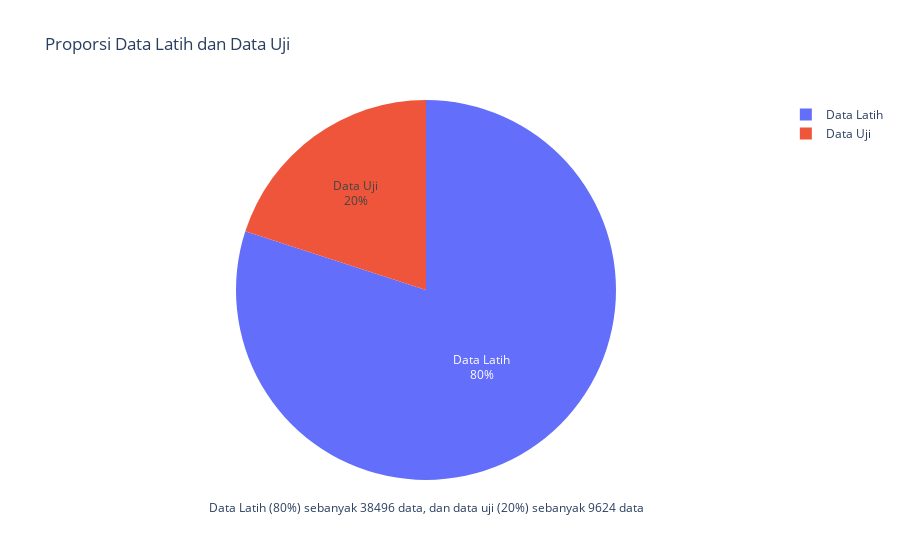

The notebook cell this image was saved under:
### Code cell
import numpy as np
import pandas as pd
import matplotlib.pyplot as plt
import seaborn as sns
from sklearn.model_selection import train_test_split
from sklearn.preprocessing import StandardScaler
from sklearn.metrics import mean_absolute_error, mean_squared_error, r2_score
from tensorflow.keras.models import Sequential
from tensorflow.keras.layers import Dense, Dropout
from tensorflow.keras.optimizers import Adam, SGD, RMSprop, Nadam, AdamW
import plotly.express as px

# Load the traffic data
df = pd.read_csv('traffic.csv')  # Adjust path if needed

# Feature engineering - extracting features from DateTime
df['DateTime'] = pd.to_datetime(df['DateTime'])
df['Hour'] = df['DateTime'].dt.hour
df['Day'] = df['DateTime'].dt.day
df['Month'] = df['DateTime'].dt.month
df['DayOfWeek'] = df['DateTime'].dt.dayofweek

# Preparing features and target variables
# Using Junction, Hour, Day, Month, DayOfWeek as features
# Using Vehicles as the target variable
X = df[['Junction', 'Hour', 'Day', 'Month', 'DayOfWeek']]
y = df['Vehicles']

# Fungsi untuk split dan normalisasi data
def split_data(x, y):
    # Using 80% training data, 20% test data
    X_train, X_test, Y_train, Y_test = train_test_split(x, y, test_size=0.2, random_state=42)
    scaler = StandardScaler()
    X_train = scaler.fit_transform(X_train)
    X_test = scaler.transform(X_test)
    return X_train, X_test, Y_train, Y_test

# Fungsi untuk membuat dan mengkompilasi model ANN
def init_ann(input_dim):
    model = Sequential()
    model.add(Dense(64, input_dim=input_dim, kernel_initializer='he_uniform', activation='relu'))
    model.add(Dropout(0.1))
    model.add(Dense(16, kernel_initializer='he_uniform', activation='relu'))
    model.add(Dense(1, activation='linear'))  # Output regresi
    model.compile(optimizer=Adam(), loss='mean_squared_error', metrics=['mae'])
    return model

# Fungsi untuk mengevaluasi model dan membuat plot
def evaluate_and_plot_regression(model, x_test, y_test, model_name, title, history, x_train, y_train):
    y_pred = model.predict(x_test).flatten()
    y_test = np.array(y_test).flatten()

    mae = mean_absolute_error(y_test, y_pred)
    mse = mean_squared_error(y_test, y_pred)
    rmse = np.sqrt(mse)
    r2 = r2_score(y_test, y_pred)

    print(f"\n{model_name} Evaluation on Test Data:")
    print(f"MAE:  {mae:.4f}")
    print(f"MSE:  {mse:.4f}")
    print(f"RMSE: {rmse:.4f}")
    print(f"R²:   {r2:.4f}")

    plt.figure(figsize=(7, 5))
    sns.scatterplot(x=y_test, y=y_pred, alpha=0.6)
    plt.plot([y_test.min(), y_test.max()], [y_test.min(), y_test.max()], '--', color='red')
    plt.xlabel("Actual Vehicles")
    plt.ylabel("Predicted Vehicles")
    plt.title(title)
    plt.grid(True)
    plt.tight_layout()
    plt.show()

    print(f"\n{model_name} Training Data Size: {len(x_train)}")
    print(f"{model_name} Final Training Loss (MSE): {history.history['loss'][-1]:.4f}")
    print(f"{model_name} Final Validation Loss (MSE): {history.history['val_loss'][-1]:.4f}")
    print(f"{model_name} Final Training MAE: {history.history['mae'][-1]:.4f}")
    print(f"{model_name} Final Validation MAE: {history.history['val_mae'][-1]:.4f}")

def optimizer():
    sgd = SGD(learning_rate=0.005, momentum=0.5, nesterov=True)
    rms = RMSprop()
    nadam = Nadam(learning_rate=0.001, beta_1=0.9, beta_2=0.999)
    adam = Adam()
    adamW = AdamW(learning_rate=0.002, weight_decay=0.001, beta_1=0.9, beta_2=0.999)
    return sgd, rms, nadam, adamW, adam

# Visualisasi proporsi data
def plot_data_split_pie(train_size, test_size_count):
    sizes = [train_size, test_size_count]
    labels = ['Data Latih', 'Data Uji']

    fig = px.pie(values=sizes, names=labels, title='Proporsi Data Latih dan Data Uji',
                 hover_data={'values': sizes}, labels={'values': 'Jumlah'})
    fig.update_traces(textinfo='percent+label', hovertemplate='Jumlah: %{value}<br>Persentase: %{percent}')

    fig.add_annotation(
        x=0.5, y=-0.1,
        text=f"Data Latih (80%) sebanyak {train_size} data, dan data uji (20%) sebanyak {test_size_count} data",
        showarrow=False,
        xref="paper", yref="paper",
        font=dict(size=12),
        align="center"
    )

    fig.show()  # Changed to show() instead of write_html() for interactive viewing
    # Optionally save: fig.write_html("data_split.html")

# Split the data with 80% training data
X_train, X_test, y_train, y_test = split_data(X, y)

# Calculate sizes for visualization
train_size = len(X_train)
test_size_count = len(X_test)

# Visualize the data split
plot_data_split_pie(train_size, test_size_count)

# Initialize the model
model_1 = init_ann(input_dim=X_train.shape[1])
model_1.summary()

# Train the model
history = model_1.fit(
    X_train, y_train,
    validation_data=(X_test, y_test),
    epochs=50,
    batch_size=32,
    verbose=1
)

# Plot MAE and Loss during training
mae = history.history['mae']
val_mae = history.history['val_mae']
loss = history.history['loss']
val_loss = history.history['val_loss']

epochs_range = range(1, len(mae) + 1)

plt.figure(figsize=(12, 5))

# Subplot MAE
plt.subplot(1, 2, 1)
plt.plot(epochs_range, mae, label='Training MAE')
plt.plot(epochs_range, val_mae, label='Validation MAE')
plt.xlabel('Epochs')
plt.ylabel('MAE')
plt.title('Training and Validation MAE')
plt.legend(loc='upper right')
plt.grid(True)

# Subplot Loss (MSE)
plt.subplot(1, 2, 2)
plt.plot(epochs_range, loss, label='Training Loss (MSE)')
plt.plot(epochs_range, val_loss, label='Validation Loss (MSE)')
plt.xlabel('Epochs')
plt.ylabel('Loss (MSE)')
plt.title('Training and Validation Loss')
plt.legend(loc='upper right')
plt.grid(True)

plt.tight_layout()
plt.show()

# Evaluate and visualize prediction results
evaluate_and_plot_regression(
    model=model_1,
    x_test=X_test,
    y_test=y_test,
    model_name="Model ANN Regresi",
    title="Prediksi Jumlah Kendaraan vs Nilai Aktual",
    history=history,
    x_train=X_train,
    y_train=y_train
)

model_1.save('simpanmodel.h5')

### Figure 1 — Plotly figure (JSON) as saved in the notebook; plotly's stock layout.template omitted (floating-point values rounded to 4 significant figures)
{"data": [{"customdata": [[38496], [9624]], "domain": {"x": [0, 1], "y": [0, 1]}, "hovertemplate": "Jumlah: %{value}<br>Persentase: %{percent}", "labels": ["Data Latih", "Data Uji"], "legendgroup": "", "name": "", "showlegend": true, "textinfo": "percent+label", "type": "pie", "values": [38496, 9624]}], "layout": {"annotations": [{"align": "center", "font": {"size": 12}, "showarrow": false, "text": "Data Latih (80%) sebanyak 38496 data, dan data uji (20%) sebanyak 9624 data", "x": 0.5, "xref": "paper", "y": -0.1, "yref": "paper"}], "legend": {"tracegroupgap": 0}, "title": {"text": "Proporsi Data Latih dan Data Uji"}}}
